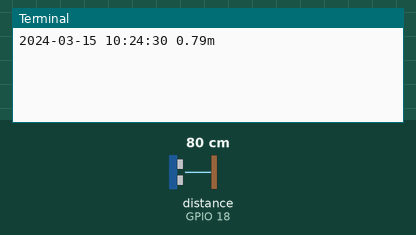
Bench run of a program on a simulated Raspberry Pi (BCM pin numbers). On the bench: the last lines printed to the terminal. The inputs (shaded band) are chosen by the test bench; at power-on: distance to the obstacle (sensor on GPIO 18) 80 cm. The echo pulse lasts 58.3 µs per cm; the clock reads 2024-03-15 10:24:30 at power-on unless the program sets it.

Above: at 1.2 s.
1.3 s: distance to the obstacle (sensor on GPIO 18) set to 2 cm
At 2.6 s:
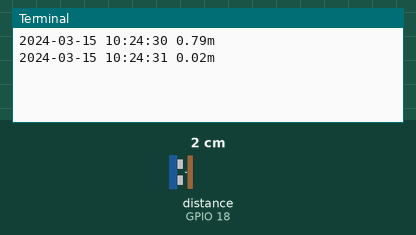
3.4 s: distance to the obstacle (sensor on GPIO 18) set to 4 cm
At 4.7 s:
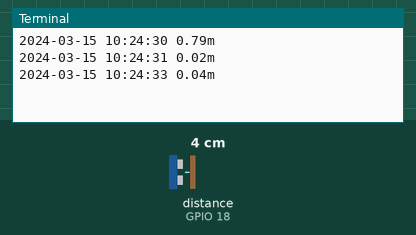
Timing chart, 0 to 6.4 s (numbered marks = the images above; inputs shaded):
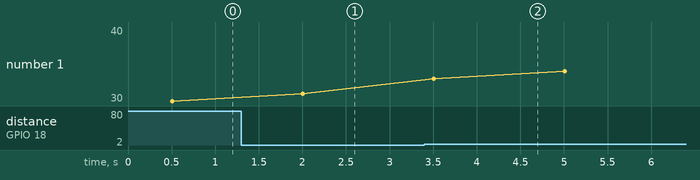

Measured:
- after the input at 1.3 s, the terminal: prints a new line after 0.71 s (image 1)
- after the input at 3.4 s, the terminal: prints a new line after 0.11 s (image 2)

The program:

22.DISTANCE.py
```python
import RPi.GPIO as GPIO
import time

GPIO.setmode(GPIO.BCM)

TRIG = 17   # WPi 0, pin 11
ECHO = 18   # WPi 1, pin 12

GPIO.setup(TRIG, GPIO.OUT)
GPIO.setup(ECHO, GPIO.IN)

def GetDistance():
    GPIO.output(TRIG, False)
    time.sleep(0.5)

    GPIO.output(TRIG, True)
    time.sleep(0.00001)
    GPIO.output(TRIG, False)

    while GPIO.input(ECHO) == 0 :
        pulse_start = time.time()

    while GPIO.input(ECHO) == 1:
        pulse_end = time.time()

    pulse_duration = pulse_end - pulse_start
    distance = pulse_duration * 170
    distance = round(distance, 2)

    return distance

if __name__ == "__main__" :
    try :
        while(1) :
            now = time.localtime()
            timestamp = ("%04d-%02d-%02d %02d:%02d:%02d" %
            (now.tm_year, now.tm_mon, now.tm_mday,
            now.tm_hour, now.tm_min, now.tm_sec))

            print("%s %0.2fm" % (timestamp, GetDistance()))
            time.sleep(1)
    except :
        print("\nPress Ctrl - C")
    finally :
        print("END")
        GPIO.cleanup()
```
